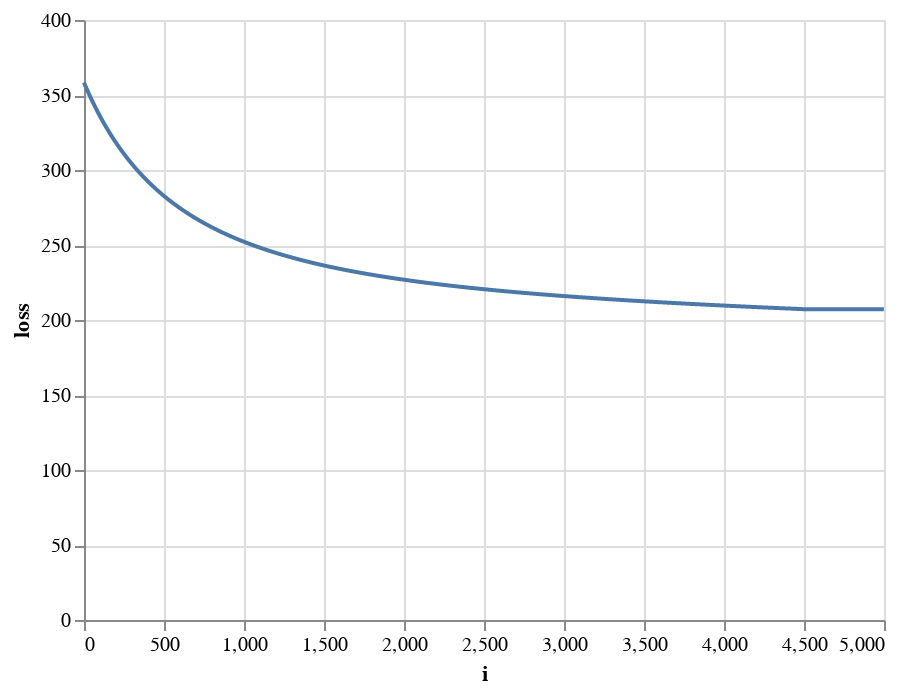

The notebook cell saved with this chart:
### Code cell
loss_df = pd.DataFrame({'i':range(n_steps), 'loss':loss_record})
alt.Chart(loss_df).mark_line().encode(x='i', y='loss')

### Figure 1 — Vega-Lite specification as saved in the notebook (floating-point values rounded to 4 significant figures; data arrays with more than 128 entries replaced by an {"elided": "..."} marker saying what was removed)
{"$schema": "https://vega.github.io/schema/vega-lite/v3.4.0.json", "config": {"mark": {"tooltip": null}, "view": {"height": 300, "width": 400}}, "data": {"name": "data-e5e548301315e22c6a031d2901facabf"}, "datasets": {"data-e5e548301315e22c6a031d2901facabf": {"elided": "5000 records"}}, "encoding": {"x": {"field": "i", "type": "quantitative"}, "y": {"field": "loss", "type": "quantitative"}}, "mark": "line"}
